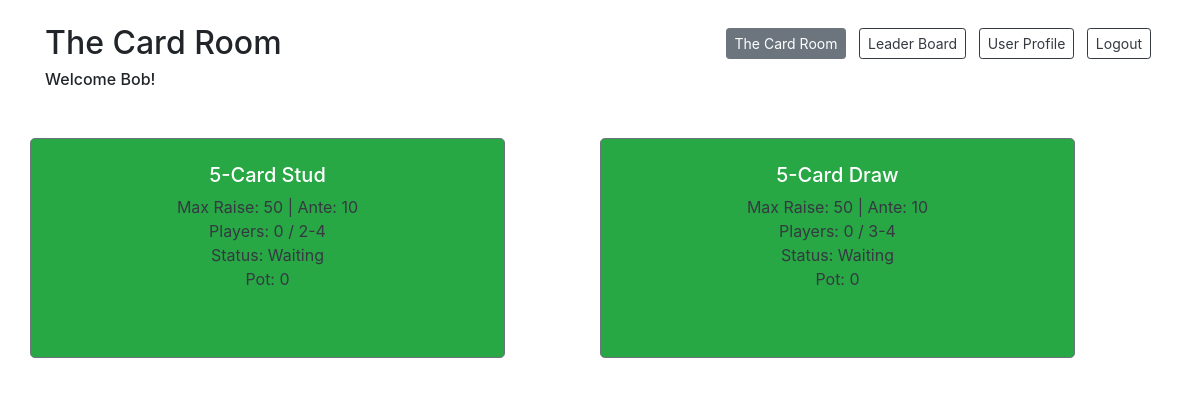
The app's page /lobby (signed in) with its own data.
### models.py (models this page shows)
class User(db.Model):
    __tablename__ = "users"
    id = db.Column(db.Integer, primary_key=True)
    user_name = db.Column(db.String(255))
    email = db.Column(db.String(255))
    password = db.Column(db.String(255))
    balance = db.Column(db.Integer)
    photo = db.Column(db.BLOB)
    current_game_id = db.Column(db.Integer, db.ForeignKey("games.id"), nullable=True)  # is null if not currently in a game
    current_game = db.relationship("Game", foreign_keys=[current_game_id], backref="game_users")
    created_at = db.Column(db.DateTime, server_default=func.now())
    updated_at = db.Column(db.DateTime, server_default=func.now(), onupdate=func.now())

class GameType(db.Model):
    __tablename__ = "game_types"
    id = db.Column(db.Integer, primary_key=True)
    game_name = db.Column(db.String(255))
    time_limit = db.Column(db.Integer)
    min_players = db.Column(db.Integer)
    max_players = db.Column(db.Integer)
    ante = db.Column(db.Integer)
    max_raise = db.Column(db.Integer)
    rounds = db.relationship("GameRound", back_populates="game_type")
    created_at = db.Column(db.DateTime, server_default=func.now())
    updated_at = db.Column(db.DateTime, server_default=func.now(), onupdate=func.now())

### controller.py (the view)
def lobby():
    if 'user_id' in session:
        user = getUser(session['user_id'])
        if user:
            if user.current_game_id:  # user is in a game
                game = getGame(user.current_game_id)
                if game.game_status == 1:  # game is playing
                    return redirect('/card-table')
                elif game.game_status == 2:  # game is completed
                    removePlayerFromGame(user, user.current_game_id)
            lobbyInfo = getLobbyInfo(user)
            return render_template('lobby.html', user = lobbyInfo['user'], games = lobbyInfo['games'], game_types = lobbyInfo['game_types'])
    return redirect('/login-registration')

### utilities.py (called while the page is built, shortened)
def getUser(user_id):
    user = User.query.get(user_id)
    return user

def getActiveGames():
    active_games = Game.query.filter(or_(Game.game_status == 0, Game.game_status == 1)).all()
    return active_games  # return game info

def getGameTypes():
    game_types = GameType.query.all()
    return game_types  # return game types

def getGame(game_id):
    game = Game.query.get(game_id)
    return game

def getNumNonExitedPlayers(game_id):
    num_players = User.query.filter_by(current_game_id=game_id).count()
    return num_players

def removePlayerFromGame(user, game_id):
    if user.current_game_id != None:
        player = Player.query.filter_by(game_id=game_id, player_id=user.id).first()
        game = getGame(game_id)
        if player and game:
            if game.game_status == 0:  # game waiting
                player.result = 4 # set to exit without playing
            elif game.game_status == 2:  # game completed
                if player.result == 0:  # player was observer only
                    player.result = 4
                else: # player already won/lost/exited
                    pass
            db.session.commit()
            user.current_game_id = None
            db.session.commit()

def getNumRounds(game_id):
    game = Game.query.get(game_id)
    num_rounds = GameRound.query.filter_by(game_type_id=game.game_type_id).count()
    return num_rounds

### templates/lobby.html (shortened to what this page needs)
<!DOCTYPE html>
<html lang="en">
<head>
    <link href="https://stackpath.bootstrapcdn.com/bootstrap/4.4.1/css/bootstrap.min.css" rel="stylesheet">
</head>
<body>
    <div class="container bg-white">
        <div class="row justify-content-between mt-4 mb-2">
            <div class="col-auto">
                <h2>The Card Room</h2>
                <h6>Welcome {{user.user_name}}!</h6>
            </div>
            <div class="col-auto">
                <a href="#" class="inactive col-auto btn btn-secondary btn-sm mx-1 mt-1 mb-3">The Card Room</a>
                <a href="/leaderboard" class="col-auto btn btn-outline-dark btn-sm mx-1 mt-1 mb-3">Leader Board</a>
                <a href="/user-profile" class="col-auto btn btn-outline-dark btn-sm mx-1 mt-1 mb-3">User Profile</a>
                <a href="/logout-action" class="col-auto btn btn-outline-dark btn-sm mx-1 mt-1 mb-3">Logout</a>
            </div>
        </div>
        <div class="row pt-4">
            {% if games %}
                {% for game in games %}
                <div class="col-5 card-table bg-success border border-secondary rounded-lg text-white text-center mx-0 px-0 mb-4 mt-2 pt-4" style="height: 220px">
                    <div class="row mx-0 px-0 text-center">
                        <div class="col-2"></div>
                        <div class="col-8 text-center"><h5>{{game.game_name}}</h5></div>
                        <div class="col-2"></div>
                    </div>
                    <div class="row text-dark">
                        <div class="col-12 mx-0 px-0">Max Raise: {{game.max_raise}}  |  Ante: {{game.ante}}</div>
                    </div>
                    <div class="row text-dark">
                        <div class="col-12 mx-0 px-0">Players: {{game.num_players}} / {{game.min_players}}-{{game.max_players}}</div>
                    </div>
                    <div class="row text-dark">
                        <div class="col-12 mx-0 px-0">Status: {% if game.game_status == 0 %}Waiting
                            {% elif game.game_status == 1 %}Rnd {{game.round_num}} / {{game.num_rounds}}
                            {% else %}Done
                            {% endif %}</div>
                    </div>
                    <div class="row text-dark">
                        <div class="col-12 mx-0 px-0">Pot: {{game.pot}}</div>
                    </div>
                </div>
                <div class="col-1"></div>
                {% endfor %}
            {% else %}
                <h6>No active games</h6>
            {% endif %}
        </div>
    </div>
</body>
</html>

### records on screen
User: user_name "Bob"
GameType: game_name "5-Card Stud", max_raise "50", ante "10", num_players "0", min_players "2", max_players "4", pot "0"
GameType: game_name "5-Card Draw", max_raise "50", ante "10", num_players "0", min_players "3", max_players "4", pot "0"
